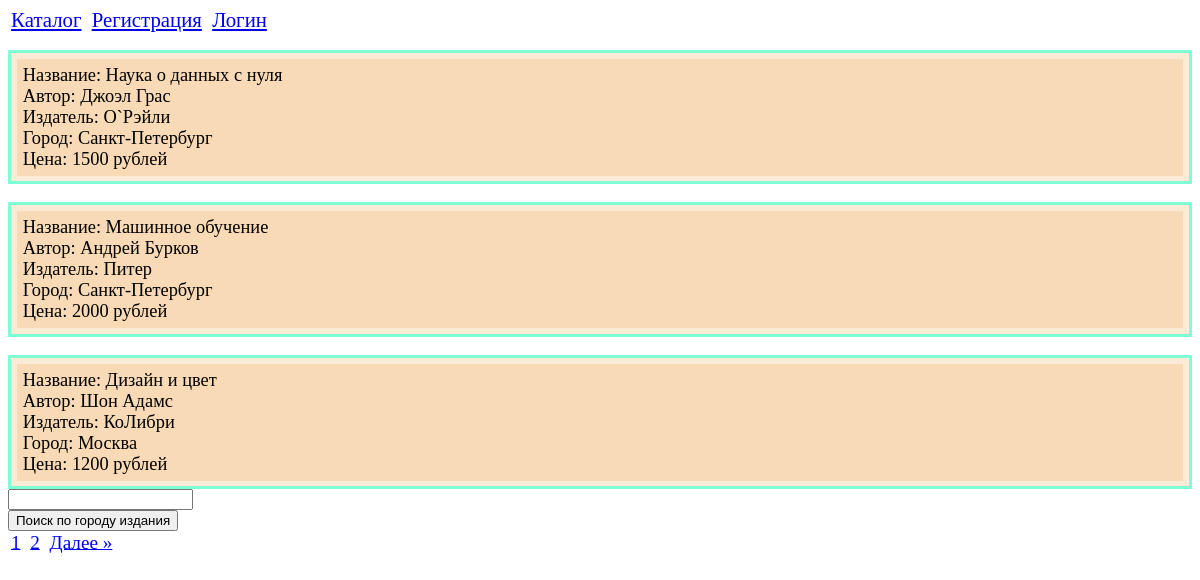
The page / on the database its author committed.
### Main/models.py (models this page shows)
class BookModel(models.Model):
    name = models.CharField(max_length=25)
    author = models.CharField(max_length=25)
    publisher = models.CharField(max_length=25)
    city = models.CharField(max_length=25)
    price = models.IntegerField()

### Main/views.py (the view)
# urls.py: path('', main_page, name='main-page'),
def main_page(request):
    city = request.POST.get("search_by_city")
    if city == "" or city is None:
        book_list = BookModel.objects.get_queryset().order_by('id')
    else:
        book_list = BookModel.objects.filter(city=city).order_by('id')
    paginator = Paginator(book_list, 3)
    page_number = request.GET.get("page")
    page_obj = paginator.get_page(page_number)
    role = get_role(request)
    try:
        return render(request, 'catalog.html', {"page_obj": page_obj, "role": role})
    except ObjectDoesNotExist:
        return render(request, 'catalog.html', {"page_obj": page_obj, "role": role})

### Main/views.py (called while the page is built)
def get_role(request):
    try:
        if UserModel.objects.get(login=request.session.get("login")) != None:
            role = UserModel.objects.get(login=request.session.get("login")).role
        else:
            role = 0
    except UserModel.DoesNotExist:
        role = 0
    return role

### Main/templates/catalog.html (shortened to what this page needs)
{% extends "base.html" %}
{% block content %}
    {% for book in page_obj %}
        <br>
        <div class="book">
            <div class="book-data">
                Название: {{book.name}} <br>
                Автор: {{book.author}} <br>
                Издатель: {{book.publisher}} <br>
                Город: {{book.city}} <br>
                Цена: {{book.price}} рублей <br>
            </div>
        </div>
    {% endfor %}
    <form method="POST" class="search_form">
        <table>
            <input id="id_search_by_city" class="search_by_city" type="text" name="search_by_city" maxlength="50">
        </table>
        <input type="submit" value="Поиск по городу издания" >
        </form>
    {% for num in page_obj.paginator.page_range %}
        {% if page_obj.number == num %}
            <a href="?page={{ num }}">{{ num }}</a>
        {% elif num > page_obj.number|add:'-3' and num < page_obj.number|add:'3' %}
            <a href="?page={{ num }}">{{ num }}</a>
        {% endif %}
    {% endfor %}
    {% if page_obj.has_next %}
        <a href="?page={{ page_obj.next_page_number }}">Далее »</a>
    {% endif %}
{% endblock %}

### Main/templates/base.html (shortened to what this page needs)
<!DOCTYPE html>
<html lang="en">
    <head>
    </head>
    <body>
        <div class="menu">
            <a href="/" class="menu_button">Каталог</a>
            {% if role == 0 %}<a href="/reg" class="menu_button">Регистрация</a>{% endif %}
            {% if role == 0 %}<a href="/login" class="menu_button">Логин</a>{% endif %}
        </div>
        <div class="content">
            {% block content %} ПУСТО {% endblock %}
        </div>
    </body>
</html>

### Main/templates/base.html (style rules this page uses)
.menu_button { font-size: 130%; padding: 0.15em 0.15em; }

### Main/templates/catalog.html (style rules this page uses)
.book { border-style: solid; border-color: aquamarine; background-color: antiquewhite; padding: 0.5%; }
.book-data { background-color: rgb(248, 218, 182); font-size: 115%; padding: 0.5%; }
a { font-size: 120%; padding: 0.15em 0.15em; }

### rows shown on the page
BookModel: name "Наука о данных с нуля", author "Джоэл Грас", publisher "О`Рэйли", city "Санкт-Петербург", price "1500"
BookModel: name "Машинное обучение", author "Андрей Бурков", publisher "Питер", city "Санкт-Петербург", price "2000"
BookModel: name "Дизайн и цвет", author "Шон Адамс", publisher "КоЛибри", city "Москва", price "1200"

### other values the page prints
{{ num }} "1"
{{ num }} "2"
